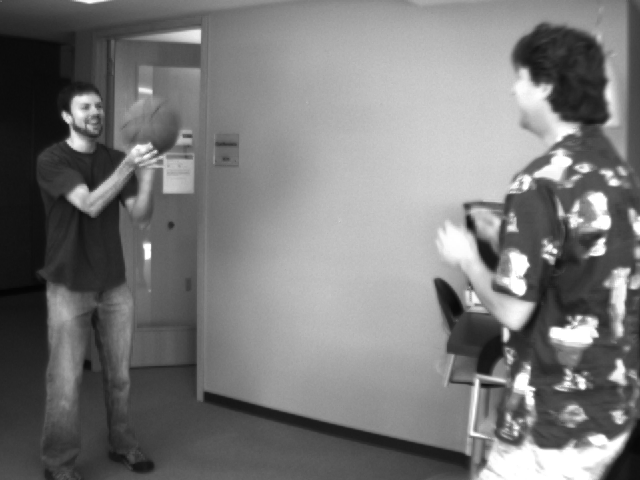
#> input picture basketball1.png, 640 x 480 px
$ python LK_WithoutPyramid.py
#> lines starting #> are read from the running program, lines starting #| are printed output that depends on the picture; after the words box and inside, x2 and y2 are one past the last pixel; in counts of white or black regions, pixels touching at a corner belong together
import numpy as np
import matplotlib.pyplot as plt
from numpy import linalg as LA
import cv2 as cv
import math
import matplotlib.cm as cm
from scipy.signal import convolve2d
import random


def Lucas_Kanade(image1, image2):
#> called with image1 = 'basketball1.png', image2 = 'basketball2.png'
    oldframe = cv.imread(image1)
#> oldframe is the input picture: shape (480, 640, 3); min 4, max 255, mean 120.3
    I1 = cv.cvtColor(oldframe, cv.COLOR_BGR2GRAY)

    newframe = cv.imread(image2)
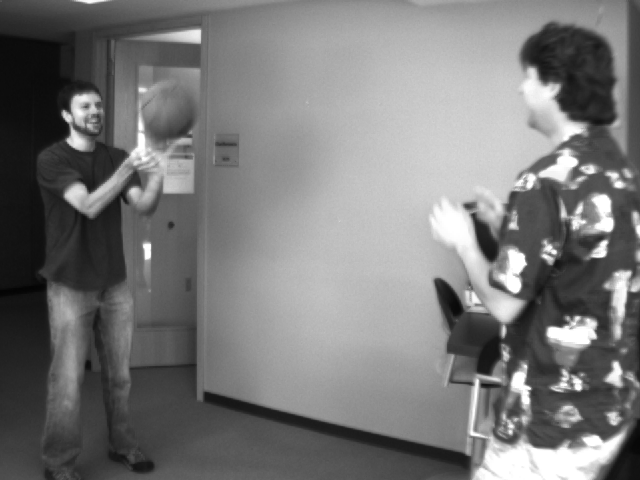
#> input picture basketball2.png, 640 x 480 px
#> newframe is the input picture: shape (480, 640, 3); min 4, max 255, mean 119.9
    I2 = cv.cvtColor(newframe, cv.COLOR_BGR2GRAY)

    color = np.random.randint(0, 255, (100, 3))
    Gx = np.reshape(np.asarray([[-1, 1], [-1, 1]]), (2, 2))  # for image 1 and image 2 in x direction
    Gy = np.reshape(np.asarray([[-1, -1], [1, 1]]), (2, 2))  # for image 1 and image 2 in y direction
    Gt1 = np.reshape(np.asarray([[-1, -1], [-1, -1]]), (2, 2))  # for 1st image
    Gt2 = np.reshape(np.asarray([[1, 1], [1, 1]]), (2, 2))  # for 2nd image


    Ix = (convolve2d(I1, Gx) + convolve2d(I2, Gx)) / 2 #smoothing in x direction

    Iy = (convolve2d(I1, Gy) + convolve2d(I2, Gy)) / 2 #smoothing in y direction
    It1 = convolve2d(I1, Gt1) + convolve2d(I2, Gt2)   #taking difference of two images using gaussian mask of all -1 and all 1
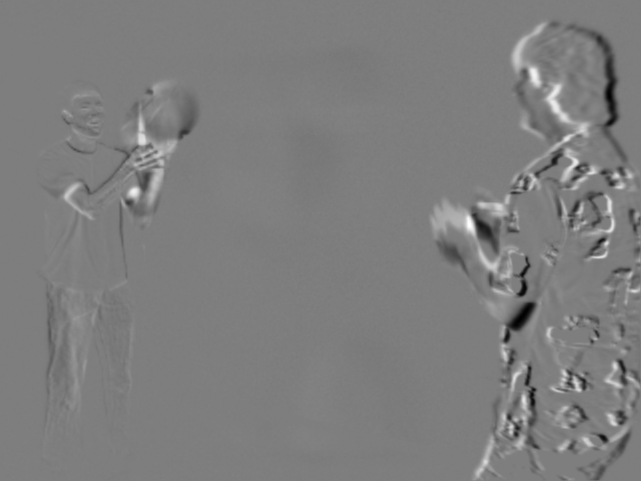
#> It1: shape (481, 641) int64; min -801, max 816, mean -1.5; drawn with min black and max white

    # parameter to get features
    feature_params = dict(maxCorners=100,
                          qualityLevel=0.3,
                          minDistance=7,
                          blockSize=7)

    features= cv.goodFeaturesToTrack(I1, mask = None, **feature_params)  #using opencv function to get feature for which we are plotting flow
#> features = 99 rows, first 8: [533, 390], [582, 386], [596, 335], [555, 251], [628, 269], [64, 112], [530, 383], [603, 240]
    feature = np.int32(features)
#> feature = contour of 99 points, box (x1, y1, x2, y2) (64, 31, 638, 468), area 139478
    # print(feature)
    feature = np.reshape(feature, newshape=[-1, 2])
#> feature = 99 pairs, first value 64 to 637, second value 31 to 467

    u = np.ones(Ix.shape)
    v = np.ones(Ix.shape)
    status=np.zeros(feature.shape[0]) # this will tell change in x,y
#> status = 99 values from 0 to 0
    A = np.zeros((2, 2))
    B = np.zeros((2, 1))
    mask = np.zeros_like(oldframe)

    newFeature=np.zeros_like(feature)
    """Assumption is  that all the neighbouring pixels will have similar motion.
    Lucas-Kanade method takes a 3x3 patch around the point. So all the 9 points have the same motion.
    We can find (fx,fy,ft) for these 9 points. So now our problem becomes solving 9 equations with two unknown variables which is over-determined.
    A better solution is obtained with least square fit method.
    Below is the final solution which is two equation-two unknown problem and solve to get the solution.
                               U=Ainverse*B
    where U is matrix of 1 by 2 and contains change in x and y direction(x==U[0] and y==U[1])
    we first calculate A matrix which is 2 by 2 matrix of [[fx**2, fx*fy],[ fx*fy fy**2] and now take inverse of it
    and B is -[[fx*ft1],[fy,ft2]]"""

    for a,i in enumerate(feature):

        x, y = i

        A[0, 0] = np.sum((Ix[y - 1:y + 2, x - 1:x + 2]) ** 2)

        A[1, 1] = np.sum((Iy[y - 1:y + 2, x - 1:x + 2]) ** 2)
        A[0, 1] = np.sum(Ix[y - 1:y + 2, x - 1:x + 2] * Iy[y - 1:y + 2, x - 1:x + 2])
        A[1, 0] = np.sum(Ix[y - 1:y + 2, x - 1:x + 2] * Iy[y - 1:y + 2, x - 1:x + 2])
        Ainv = np.linalg.pinv(A)

        B[0, 0] = -np.sum(Ix[y - 1:y + 2, x - 1:x + 2] * It1[y - 1:y + 2, x - 1:x + 2])
        B[1, 0] = -np.sum(Iy[y - 1:y + 2, x - 1:x + 2] * It1[y - 1:y + 2, x - 1:x + 2])
        prod = np.matmul(Ainv, B)

        u[y, x] = prod[0]
        v[y, x] = prod[1]

        newFeature[a]=[np.int32(x+u[y,x]),np.int32(y+v[y,x])]
        if np.int32(x+u[y,x])==x and np.int32(y+v[y,x])==y:    # this means that there is no change(x+dx==x,y+dy==y) so marking it as 0 else
            status[a]=0
        else:
            status[a]=1 # this tells us that x+dx , y+dy is not equal to x and y
#> this loop made 99 passes
#> (x, y, Ainv, prod) on passes 1 to 9: (533, 390, [[0.000248, -0.000109], [-0.000109, 9.61e-05]], [17.61, 1.05]), (582, 386, [[0.000134, 0.000308], [0.000308, 0.00182]], [8.89, 5.1]), (596, 335, [[3.72e-05, 5.99e-05], [5.99e-05, 0.000264]], [3.46, -2.89]), (555, 251, [[0.000101, 4.75e-05], [4.75e-05, 5.6e-05]], [0.764, -1.66]), (628, 269, [[0.000611, 5.95e-05], [5.95e-05, 3.95e-05]], [-0.267, -6.28]), (64, 112, [[2.75e-05, -1.46e-06], [-1.46e-06, 2.94e-05]], [-0.0677, 2.33]), (530, 383, [[0.000127, -0.000498], [-0.000498, 0.00455]], [3.9, 1.41]), (603, 240, [[0.000527, -0.000155], [-0.000155, 7.37e-05]], [-2.82, -6.97]), (505, 340, [[0.000317, 0.000139], [0.000139, 0.000231]], [6.69, 22.09])
#> (x, y) on passes 61 to 66: (595, 321), (504, 326), (477, 301), (86, 126), (618, 182), (436, 280)
#> after the loop, A = [[2413.8, 3437.2], [3437.2, 9194.8]]; B = [-15724.5, -22381.5]; newFeature = 99 pairs, first value 63 to 665, second value 30 to 468; status = 99 values, max 1 at index 0, min 0 at index 49, mean 0.99

    um=np.flipud(u)
    vm=np.flipud(v)

    good_new=newFeature[status==1] #status will tell the position where x and y are changed so for plotting getting only that points
#> good_new = 98 pairs, first value 63 to 665, second value 30 to 468
    good_old = feature[status==1]
#> good_old = 98 pairs, first value 64 to 637, second value 31 to 467
    print(good_new.shape)
#| (98, 2)
    print(good_old.shape)
#| (98, 2)

    # draw the tracks
    for i, (new, old) in enumerate(zip(good_new, good_old)):
        a, b = new.ravel()
        c, d = old.ravel()
        mask = cv.line(mask, (a, b), (c, d), color[i].tolist(), 2)
        newframe = cv.circle(newframe, (a, b), 5, color[i].tolist(), -1)
#> this loop made 98 passes
#> (a, b, c, d) on passes 1 to 12: (550, 391, 533, 390), (590, 391, 582, 386), (599, 332, 596, 335), (555, 249, 555, 251), (627, 262, 628, 269), (63, 114, 64, 112), (533, 384, 530, 383), (600, 233, 603, 240), (511, 362, 505, 340), (624, 355, 618, 361), (150, 162, 154, 148), (572, 380, 568, 380)
#> mask: shape (480, 640, 3); mean of channels 0, 1, 2 1.3, 1.3, 1.3
#> newframe: shape (480, 640, 3); mean B, G, R 119.5, 119.6, 119.8
    img = cv.add(newframe, mask)
    return img


basketball_image=Lucas_Kanade("basketball1.png", "basketball2.png")
grove_image=Lucas_Kanade("grove1.png", "grove2.png")
#> call 2 of Lucas_Kanade, with image1 = 'grove1.png', image2 = 'grove2.png'
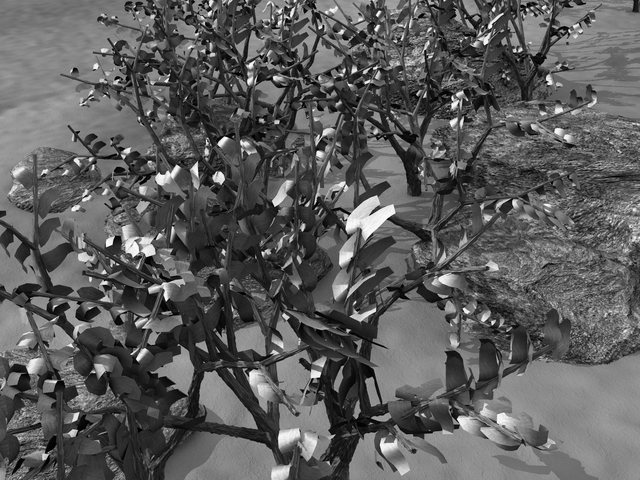
#> input picture grove1.png, 640 x 480 px
#> in Lucas_Kanade, oldframe is the input picture: shape (480, 640, 3); min 0, max 253, mean 92.3
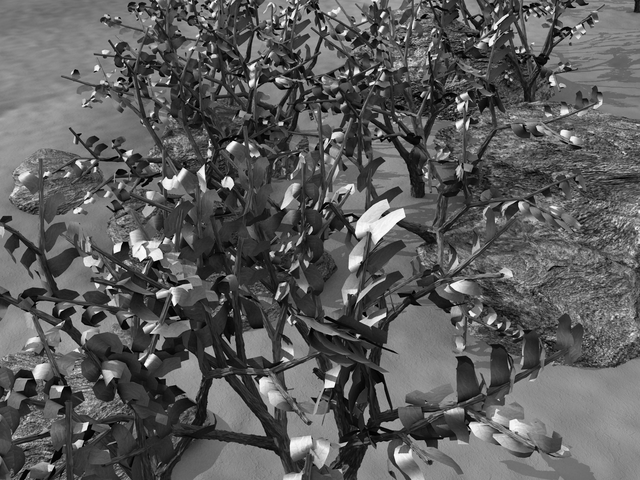
#> input picture grove2.png, 640 x 480 px
#> in Lucas_Kanade, newframe is the input picture: shape (480, 640, 3); min 0, max 253, mean 92
#> in Lucas_Kanade (call 2), `It1 = convolve2d(I1, Gt1) + convolve2d(I2, Gt2)`:
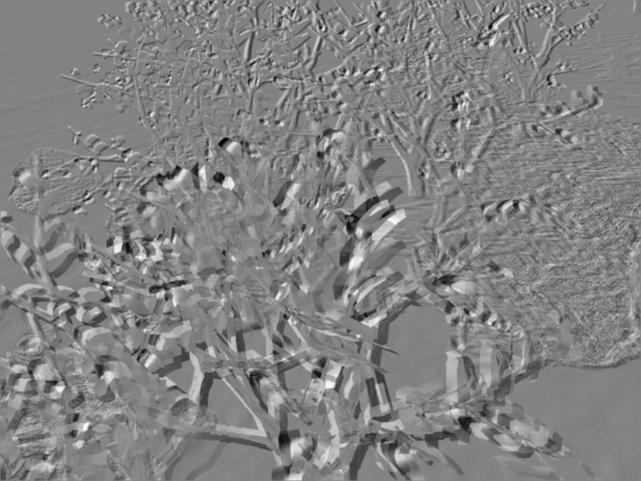
#> It1: shape (481, 641) int64; min -967, max 918, mean -1.4; drawn with min black and max white
#> in Lucas_Kanade (call 2), `features= cv.goodFeaturesToTrack(I1, mask = None, **feature_params)`: features = 100 rows, first 8: [289, 17], [515, 49], [318, 153], [264, 252], [177, 166], [275, 203], [271, 78], [76, 159]
#> in Lucas_Kanade (call 2), `feature = np.int32(features)`: feature = contour of 100 points, box (x1, y1, x2, y2) (44, 2, 577, 457), area 7271
#> in Lucas_Kanade (call 2), `feature = np.reshape(feature, newshape=[-1, 2])`: feature = 100 pairs, first value 44 to 576, second value 2 to 456
#> the loop in Lucas_Kanade (call 2), `for a,i in enumerate(feature): ` made 100 passes
#> (x, y, Ainv, prod) on passes 1 to 9: (289, 17, [[1.83e-05, 5.32e-06], [5.32e-06, 1.62e-05]], [-0.636, 1.99]), (515, 49, [[2.69e-05, 4.1e-06], [4.1e-06, 2.43e-05]], [-1.49, -4.14]), (318, 153, [[0.000137, -0.000492], [-0.000492, 0.00258]], [-3.92, -9]), (264, 252, [[3.83e-05, 6.1e-06], [6.1e-06, 2.9e-05]], [-0.299, -2.98]), (177, 166, [[3.77e-05, 6.22e-06], [6.22e-06, 1.87e-05]], [-2.95, -3.99]), (275, 203, [[0.000879, 0.000816], [0.000816, 0.00099]], [-7.56, 15.65]), (271, 78, [[0.000341, -0.000101], [-0.000101, 0.000138]], [7.02, -4.05]), (76, 159, [[0.00184, -0.000733], [-0.000733, 0.000321]], [-25.69, 6.93]), (347, 216, [[5.36e-05, -4.61e-06], [-4.61e-06, 2.79e-05]], [4.45, -3.87])
#> i on passes 33 to 38: [278, 26], [344, 184], [430, 2], [465, 310], [248, 373], [225, 139]
#| (95, 2)
#| (95, 2)
#> the loop in Lucas_Kanade (call 2), `for i, (new, old) in enumerate(zip(good_new, good_old)):` made 95 passes
#> (new, old) on passes 1 to 12: ([288, 18], [289, 17]), ([513, 44], [515, 49]), ([314, 143], [318, 153]), ([263, 249], [264, 252]), ([174, 162], [177, 166]), ([267, 218], [275, 203]), ([278, 73], [271, 78]), ([50, 165], [76, 159]), ([351, 212], [347, 216]), ([530, 5], [528, 8]), ([273, 118], [276, 121]), ([485, 46], [485, 42])
#> after the loop in Lucas_Kanade (call 2), `for i, (new, old) in enumerate(zip(good_new, good_old)):`:
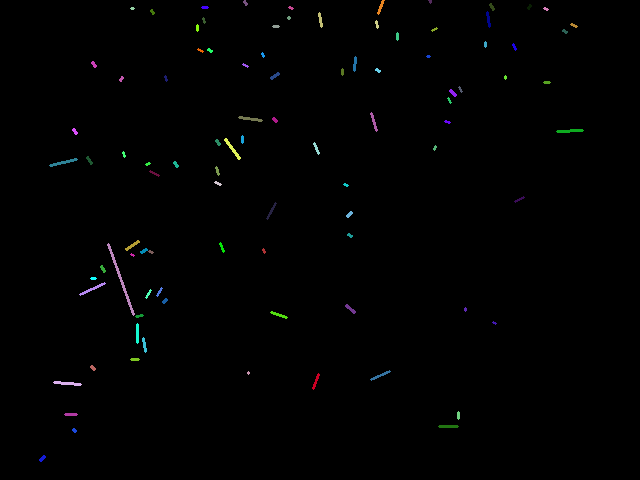
#> mask: shape (480, 640, 3); mean of channels 0, 1, 2 1.2, 1.2, 1; drawn as B, G, R
#> after the loop in Lucas_Kanade (call 2), `for i, (new, old) in enumerate(zip(good_new, good_old)):`:
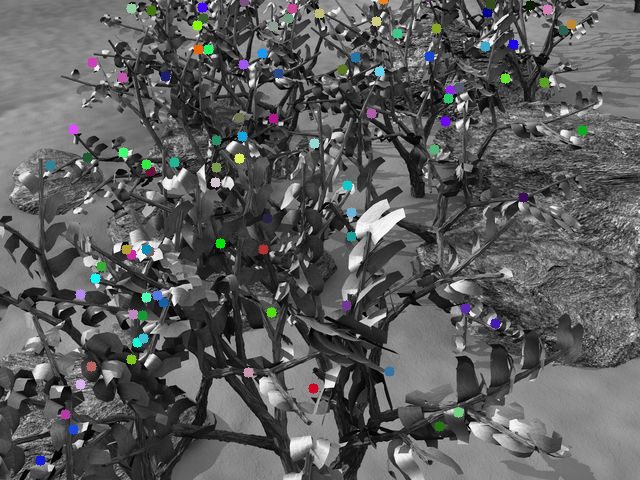
#> newframe: shape (480, 640, 3); mean B, G, R 93.2, 93.1, 92.4

plt.imshow(basketball_image)
plt.show()

plt.imshow(grove_image)
plt.show()
